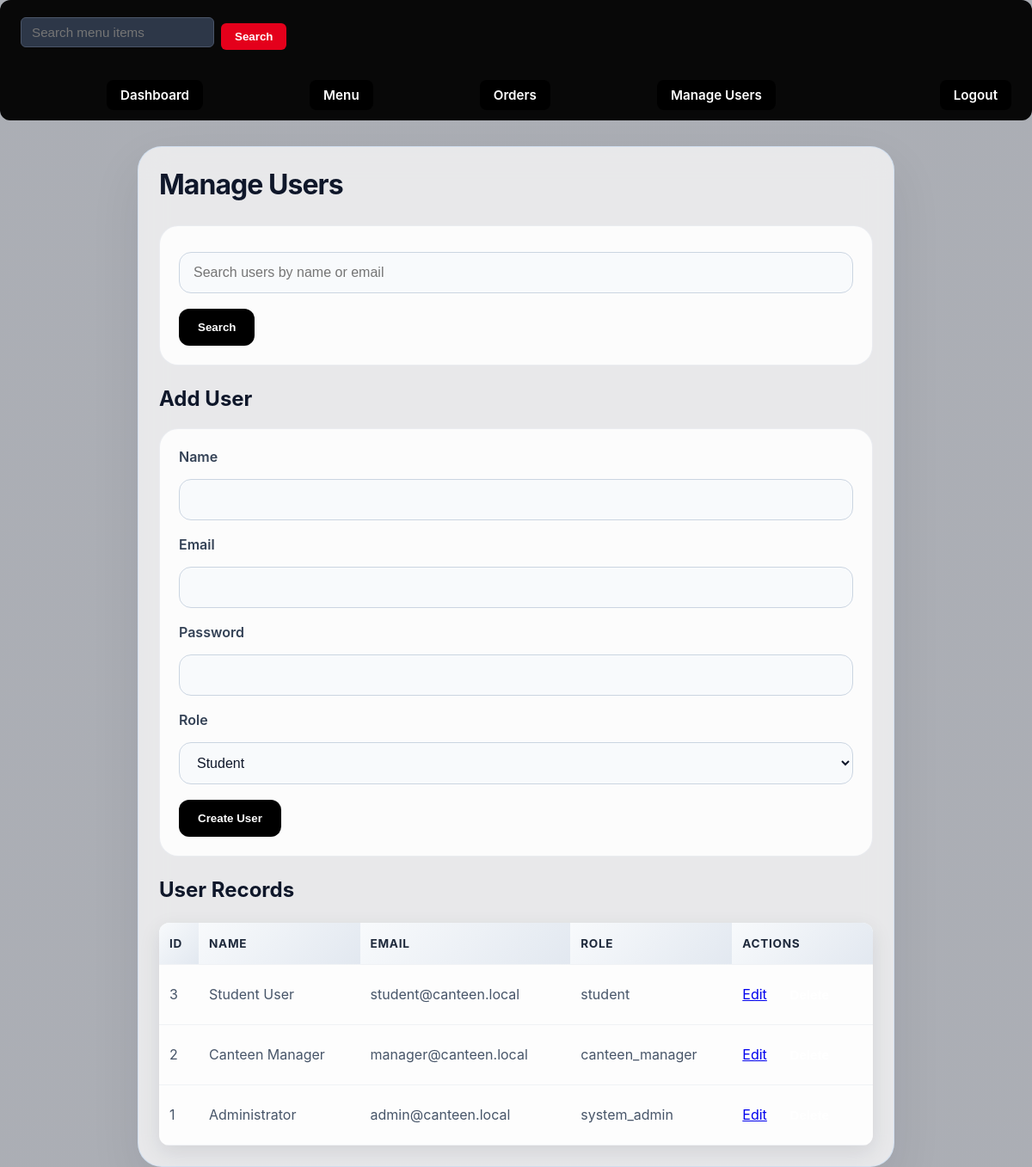
/users.php (signed in), run on the app's committed database.
### tables this page shows
CREATE TABLE IF NOT EXISTS users (
    id INT AUTO_INCREMENT PRIMARY KEY,
    name VARCHAR(100) NOT NULL,
    email VARCHAR(150) NOT NULL UNIQUE,
    password VARCHAR(255) NOT NULL,
    role ENUM('student', 'canteen_manager', 'system_admin') NOT NULL DEFAULT 'student',
    created_at TIMESTAMP DEFAULT CURRENT_TIMESTAMP
);

### users.php (the view, shortened to what this page needs)
<?php
require_once 'includes/auth.php';
$search = trim($_GET['search'] ?? '');
$params = [];
$query = 'SELECT * FROM users';
$query .= ' ORDER BY id DESC';
$stmt = $pdo->prepare($query);
$stmt->execute($params);
$users = $stmt->fetchAll();
$editUser = null;
?>
<!DOCTYPE html>
<html lang="en">
<head>
    <link rel="stylesheet" href="assets/css/style.css">
</head>
<body class="users-page"  style="background: linear-gradient(rgba(15, 23, 42, 0.35), rgba(15, 23, 42, 0.35)), url('https://elearning.umu.ac.ug/pluginfile.php?file=%2F1%2Ftheme_academi%2Fslide2image%2F1776174832%2FUganda%20Martyrs%20University%20%281%29%281%29%20%281%29.webp');">
<?php include 'includes/navigation.php'; ?>
<div class="container">
    <header>
        <div><h1>Manage Users</h1></div>
    </header>
    <form method="get" action="users.php">
        <input type="text" name="search" placeholder="Search users by name or email" value="<?php echo htmlspecialchars($search); ?>">
        <input type="submit" value="Search">
    </form>
    <h2><?php echo $editUser ? 'Edit User' : 'Add User'; ?></h2>
    <form method="post" action="users.php">
        <label>Name</label>
        <input type="text" name="name" value="<?php echo htmlspecialchars($editUser['name'] ?? ''); ?>" required>
        <label>Email</label>
        <input type="email" name="email" value="<?php echo htmlspecialchars($editUser['email'] ?? ''); ?>" required>
        <label>Password <?php echo $editUser ? '(leave blank to keep current)' : ''; ?></label>
        <input type="password" name="password" <?php echo $editUser ? '' : 'required'; ?> >
        <label>Role</label>
        <select name="role">
            <option value="student" <?php echo (isset($editUser['role']) && $editUser['role'] === 'student') ? 'selected' : ''; ?>>Student</option>
        </select>
        <input type="submit" value="<?php echo $editUser ? 'Update User' : 'Create User'; ?>">
    </form>
    <h2>User Records</h2>
    <table>
        <thead>
            <tr><th>ID</th><th>Name</th><th>Email</th><th>Role</th><th>Actions</th></tr>
        </thead>
        <tbody>
        <?php foreach ($users as $userRow): ?>
            <tr>
                <td><?php echo $userRow['id']; ?></td>
                <td><?php echo htmlspecialchars($userRow['name']); ?></td>
                <td><?php echo htmlspecialchars($userRow['email']); ?></td>
                <td><?php echo htmlspecialchars($userRow['role']); ?></td>
                <td class="actions">
                    <a href="users.php?edit=<?php echo $userRow['id']; ?>">Edit</a>
                    <form method="post" action="users.php" onsubmit="return confirm('Delete this user?');">
                        <button type="submit">Delete</button>
                    </form>
                </td>
            </tr>
        <?php endforeach; ?>
        </tbody>
    </table>
</div>
</body>
</html>

### includes/navigation.php (shortened to what this page needs)
<?php
$user = currentUser();
$navItems = [
    ['href' => 'dashboard.php', 'label' => 'Dashboard'],
    ['href' => 'menu.php', 'label' => 'Menu'],
    ['href' => 'orders.php', 'label' => 'Orders'],
];
if ($user && $user['role'] === 'system_admin') {
    $navItems[] = ['href' => 'users.php', 'label' => 'Manage Users'];
}
?>
<nav class="main-nav">
    <div class="nav-center">
        <form class="search-form" action="menu.php" method="get">
            <input type="text" name="search" placeholder="Search menu items" />
            <button type="submit">Search</button>
        </form>
    </div>
    <div class="nav-menu">
        <?php foreach ($navItems as $item): ?>
            <a href="<?php echo htmlspecialchars($item['href']); ?>"><?php echo htmlspecialchars($item['label']); ?></a>
        <?php endforeach; ?>
    </div>
    <div class="nav-right">
        <a href="logout.php">Logout</a>
    </div>
</nav>

### assets/css/style.css (style rules this page uses)
* { box-sizing: border-box; }
html, body { min-height: 100%; height: 100%; }
body { font-family: 'Inter', system-ui, -apple-system, BlinkMacSystemFont, 'Segoe UI', sans-serif; background: radial-gradient(circle at top, #ffffff 0%, #dbeafe 40%, #eef2ff 100%); color: #0f172a; margin: 0; padding: 0; min-height: 100vh; }
body.users-page { background: linear-gradient(rgba(15, 23, 42, 0.35), rgba(15, 23, 42, 0.35)), url('https://elearning.umu.ac.ug/pluginfile.php?file=%2F1%2Ftheme_academi%2Fslide2image%2F1776174832%2FUganda%20Martyrs%20University%20%281%29%281%29%20%281%29.webp'); background-size: cover; background-position: center; background-attachment: fixed; }
body.users-page .container { background: rgba(255, 255, 255, 0.72); border-color: rgba(147, 197, 253, 0.26); backdrop-filter: blur(16px); width: min(880px, 92%); min-height: auto; margin: 30px auto; padding: 24px; }
.container { width: min(1120px, 95%); min-height: calc(100vh - 40px); margin: 20px auto; background: linear-gradient(180deg, rgba(255,255,255,0.96) 0%, rgba(248,250,252,0.98) 100%); padding: 32px; border-radius: 28px; border: 1px solid rgba(148, 163, 184, 0.18); box-shadow: 0 24px 60px rgba(15, 23, 42, 0.08); }
.container > form { background: rgba(255, 255, 255, 0.85); border: 1px solid rgba(148, 163, 184, 0.18); padding: 22px; border-radius: 22px; margin-bottom: 24px; }
header { display: flex; justify-content: space-between; align-items: center; gap: 16px; margin-bottom: 28px; }
header h1 { margin: 0; font-size: 2rem; letter-spacing: -0.03em; }
nav a { margin-left: 16px; color: #ffffff; text-decoration: none; font-weight: 700; transition: color 0.2s ease; }
nav a { background: #000000; color: #ffffff; padding: 8px 16px; border-radius: 8px; text-decoration: none; font-weight: 600; transition: all 0.2s ease; display: inline-block; }
.main-nav { background: #080808; padding: 12px 24px; border-radius: 12px; display: flex; justify-content: space-between; align-items: center; flex-wrap: wrap; gap: 20px; }
.nav-center, .nav-menu, .nav-right { display: flex; align-items: center; gap: 12px; flex-shrink: 0; }
.nav-menu { gap: 24px; }
.nav-right { margin-left: auto; gap: 12px; }
.main-nav a { margin-left: 100px; color: #ffffff; font-weight: 600; font-size: 0.95rem; transition: opacity 0.2s ease; }
.search-form { display: flex; gap: 8px; align-items: center; }
.search-form input[type="text"] { flex: 1; min-width: 200px; padding: 8px 12px; border: 1px solid #4a5568; border-radius: 6px; background: #2d3748; color: #e2e8f0; font-size: 0.95rem; }
.search-form button { padding: 8px 16px; background: #E4001B; color: white; border: none; border-radius: 6px; font-weight: 600; cursor: pointer; white-space: nowrap; transition: background 0.2s; }
h1, h2, h3 { margin-top: 20px; }
form label { display: block; margin: 0 0 8px; color: #334155; font-weight: 600; }
form input[type="text"], form input[type="email"], form input[type="password"], form textarea, form select { width: 100%; padding: 14px 16px; margin: 8px 0 18px; border: 1px solid #cbd5e1; border-radius: 14px; background: #f8fafc; color: #0f172a; font-size: 1rem; transition: border-color 0.2s ease, box-shadow 0.2s ease; }
button, input[type="submit"], .button { display: inline-flex; align-items: center; justify-content: center; background: #0c0c0c00; color: #ffffff; border: none; padding: 14px 22px; border-radius: 12px; cursor: pointer; font-weight: 700; text-decoration: none; transition: transform 0.2s ease, box-shadow 0.2s ease, background 0.2s ease; }
table { width: 100%; border-collapse: collapse; margin-top: 24px; background: rgba(255, 255, 255, 0.9); border-radius: 12px; overflow: hidden; box-shadow: 0 8px 25px rgba(15, 23, 42, 0.1); }
th, td { padding: 16px 12px; text-align: left; border-bottom: 1px solid rgba(148, 163, 184, 0.12); }
th { background: linear-gradient(135deg, #f8fafc 0%, #e2e8f0 100%); font-weight: 700; color: #1e293b; text-transform: uppercase; font-size: 0.85rem; letter-spacing: 0.05em; }
td { color: #475569; }
.actions a, .actions form { display: inline-block; margin-right: 8px; }
.actions form { margin: 0; }
.actions button { padding: 10px 14px; font-size: 0.95rem; }
body.users-page .container input[type="submit"] { background: #000000; color: #ffffff; font-weight: 700; }

### data on the page
users: id "3", name "Student User", email "student@canteen.local", role "student"
users: id "2", name "Canteen Manager", email "manager@canteen.local", role "canteen_manager"
users: id "1", name "Administrator", email "admin@canteen.local", role "system_admin"

### other printed values
$item['label'] "Dashboard"
$item['label'] "Menu"
$item['label'] "Orders"
$item['label'] "Manage Users"
